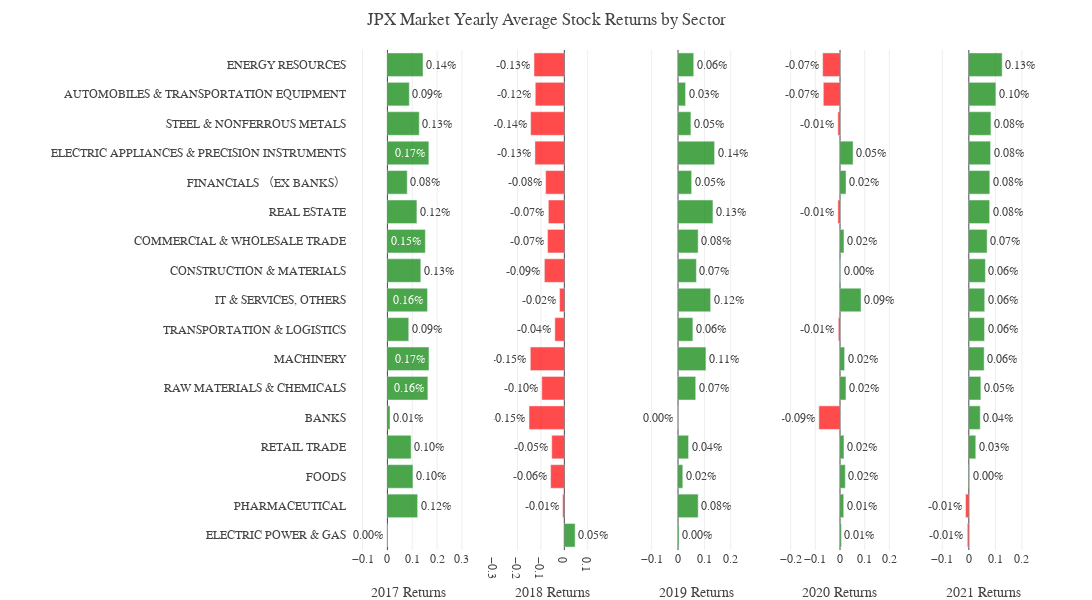

Source (notebook cell):
### Code cell
fig = make_subplots(rows=1, cols=5, shared_yaxes=True)

for i, col in enumerate(sector_average_target_performance.columns):
    x = sector_average_target_performance[col]
    mask = x<=0
    
    # For Negative Return Sector
    fig.add_trace(go.Bar(x=x[mask], 
                         y=sector_average_target_performance.index[mask],
                         orientation='h', 
                         text=x[mask], 
                         texttemplate='%{text:.2f}%',
                         textposition='auto',
                         hovertemplate='Average Return in %{y} Stocks = %{x:.4f}%',
                         marker=dict(color='red', opacity=0.7),name=col), 
                         row=1, 
                         col=i+1)
    
    # For Positive Return Sector
    fig.add_trace(go.Bar(x=x[~mask], 
                        y=sector_average_target_performance.index[~mask],
                        orientation='h', 
                        text=x[~mask], 
                        texttemplate='%{text:.2f}%',
                        textposition='auto',
                        hovertemplate='Average Return in %{y} Stocks = %{x:.4f}%',
                        marker=dict(color='green', opacity=0.7),name=col), 
                        row=1, 
                        col=i+1)
    
    fig.update_xaxes(range=(x.min()-.15,x.max()+.15),
                     title='{} Returns'.format(col),
                     row=1, 
                     col=i+1)
                

fig.update_layout(template=temp,
                  title='JPX Market Yearly Average Stock Returns by Sector', 
                  hovermode='closest',
                  margin=dict(l=350, r=50, t=50, b=50),
                  height=600, 
                  width=1200, 
                  showlegend=False)

### Figure 1 — Plotly figure (JSON) as saved in the notebook; plotly's stock layout.template omitted (floating-point values rounded to 4 significant figures)
{"data": [{"hovertemplate": "Average Return in %{y} Stocks = %{x:.4f}%", "marker": {"color": "red", "opacity": 0.7}, "name": "2017", "orientation": "h", "text": [-0.0005358], "textposition": "auto", "texttemplate": "%{text:.2f}%", "type": "bar", "x": [-0.0005358], "xaxis": "x", "y": ["ELECTRIC POWER & GAS "], "yaxis": "y"}, {"hovertemplate": "Average Return in %{y} Stocks = %{x:.4f}%", "marker": {"color": "green", "opacity": 0.7}, "name": "2017", "orientation": "h", "text": [0.1214, 0.1026, 0.09532, 0.01047, 0.1626, 0.1671, 0.08573, 0.1612, 0.1343, 0.1526, 0.1186, 0.07965, 0.1667, 0.128, 0.08801, 0.1431], "textposition": "auto", "texttemplate": "%{text:.2f}%", "type": "bar", "x": [0.1214, 0.1026, 0.09532, 0.01047, 0.1626, 0.1671, 0.08573, 0.1612, 0.1343, 0.1526, 0.1186, 0.07965, 0.1667, 0.128, 0.08801, 0.1431], "xaxis": "x", "y": ["PHARMACEUTICAL ", "FOODS ", "RETAIL TRADE ", "BANKS ", "RAW MATERIALS & CHEMICALS ", "MACHINERY ", "TRANSPORTATION & LOGISTICS ", "IT & SERVICES, OTHERS ", "CONSTRUCTION & MATERIALS ", "COMMERCIAL & WHOLESALE TRADE ", "REAL ESTATE ", "FINANCIALS （EX BANKS） ", "ELECTRIC APPLIANCES & PRECISION INSTRUMENTS ", "STEEL & NONFERROUS METALS ", "AUTOMOBILES & TRANSPORTATION EQUIPMENT ", "ENERGY RESOURCES "], "yaxis": "y"}, {"hovertemplate": "Average Return in %{y} Stocks = %{x:.4f}%", "marker": {"color": "red", "opacity": 0.7}, "name": "2018", "orientation": "h", "text": [-0.006922, -0.05851, -0.05372, -0.1508, -0.09628, -0.1453, -0.04043, -0.02014, -0.08512, -0.0716, -0.06819, -0.07981, -0.1256, -0.1439, -0.1242, -0.1295], "textposition": "auto", "texttemplate": "%{text:.2f}%", "type": "bar", "x": [-0.006922, -0.05851, -0.05372, -0.1508, -0.09628, -0.1453, -0.04043, -0.02014, -0.08512, -0.0716, -0.06819, -0.07981, -0.1256, -0.1439, -0.1242, -0.1295], "xaxis": "x2", "y": ["PHARMACEUTICAL ", "FOODS ", "RETAIL TRADE ", "BANKS ", "RAW MATERIALS & CHEMICALS ", "MACHINERY ", "TRANSPORTATION & LOGISTICS ", "IT & SERVICES, OTHERS ", "CONSTRUCTION & MATERIALS ", "COMMERCIAL & WHOLESALE TRADE ", "REAL ESTATE ", "FINANCIALS （EX BANKS） ", "ELECTRIC APPLIANCES & PRECISION INSTRUMENTS ", "STEEL & NONFERROUS METALS ", "AUTOMOBILES & TRANSPORTATION EQUIPMENT ", "ENERGY RESOURCES "], "yaxis": "y2"}, {"hovertemplate": "Average Return in %{y} Stocks = %{x:.4f}%", "marker": {"color": "green", "opacity": 0.7}, "name": "2018", "orientation": "h", "text": [0.04606], "textposition": "auto", "texttemplate": "%{text:.2f}%", "type": "bar", "x": [0.04606], "xaxis": "x2", "y": ["ELECTRIC POWER & GAS "], "yaxis": "y2"}, {"hovertemplate": "Average Return in %{y} Stocks = %{x:.4f}%", "marker": {"color": "red", "opacity": 0.7}, "name": "2019", "orientation": "h", "text": [-0.002262], "textposition": "auto", "texttemplate": "%{text:.2f}%", "type": "bar", "x": [-0.002262], "xaxis": "x3", "y": ["BANKS "], "yaxis": "y3"}, {"hovertemplate": "Average Return in %{y} Stocks = %{x:.4f}%", "marker": {"color": "green", "opacity": 0.7}, "name": "2019", "orientation": "h", "text": [0.07644, 0.003795, 0.01809, 0.03991, 0.06702, 0.1058, 0.05631, 0.1236, 0.06954, 0.07632, 0.1324, 0.0514, 0.1386, 0.04883, 0.02837, 0.05948], "textposition": "auto", "texttemplate": "%{text:.2f}%", "type": "bar", "x": [0.07644, 0.003795, 0.01809, 0.03991, 0.06702, 0.1058, 0.05631, 0.1236, 0.06954, 0.07632, 0.1324, 0.0514, 0.1386, 0.04883, 0.02837, 0.05948], "xaxis": "x3", "y": ["PHARMACEUTICAL ", "ELECTRIC POWER & GAS ", "FOODS ", "RETAIL TRADE ", "RAW MATERIALS & CHEMICALS ", "MACHINERY ", "TRANSPORTATION & LOGISTICS ", "IT & SERVICES, OTHERS ", "CONSTRUCTION & MATERIALS ", "COMMERCIAL & WHOLESALE TRADE ", "REAL ESTATE ", "FINANCIALS （EX BANKS） ", "ELECTRIC APPLIANCES & PRECISION INSTRUMENTS ", "STEEL & NONFERROUS METALS ", "AUTOMOBILES & TRANSPORTATION EQUIPMENT ", "ENERGY RESOURCES "], "yaxis": "y3"}, {"hovertemplate": "Average Return in %{y} Stocks = %{x:.4f}%", "marker": {"color": "red", "opacity": 0.7}, "name": "2020", "orientation": "h", "text": [-0.08572, -0.006702, -0.008511, -0.008598, -0.06764, -0.0703], "textposition": "auto", "texttemplate": "%{text:.2f}%", "type": "bar", "x": [-0.08572, -0.006702, -0.008511, -0.008598, -0.06764, -0.0703], "xaxis": "x4", "y": ["BANKS ", "TRANSPORTATION & LOGISTICS ", "REAL ESTATE ", "STEEL & NONFERROUS METALS ", "AUTOMOBILES & TRANSPORTATION EQUIPMENT ", "ENERGY RESOURCES "], "yaxis": "y4"}, {"hovertemplate": "Average Return in %{y} Stocks = %{x:.4f}%", "marker": {"color": "green", "opacity": 0.7}, "name": "2020", "orientation": "h", "text": [0.01496, 0.005496, 0.02128, 0.01596, 0.02403, 0.01852, 0.085, 0.002069, 0.01597, 0.02428, 0.05273], "textposition": "auto", "texttemplate": "%{text:.2f}%", "type": "bar", "x": [0.01496, 0.005496, 0.02128, 0.01596, 0.02403, 0.01852, 0.085, 0.002069, 0.01597, 0.02428, 0.05273], "xaxis": "x4", "y": ["PHARMACEUTICAL ", "ELECTRIC POWER & GAS ", "FOODS ", "RETAIL TRADE ", "RAW MATERIALS & CHEMICALS ", "MACHINERY ", "IT & SERVICES, OTHERS ", "CONSTRUCTION & MATERIALS ", "COMMERCIAL & WHOLESALE TRADE ", "FINANCIALS （EX BANKS） ", "ELECTRIC APPLIANCES & PRECISION INSTRUMENTS "], "yaxis": "y4"}, {"hovertemplate": "Average Return in %{y} Stocks = %{x:.4f}%", "marker": {"color": "red", "opacity": 0.7}, "name": "2021", "orientation": "h", "text": [-0.01224, -0.005676], "textposition": "auto", "texttemplate": "%{text:.2f}%", "type": "bar", "x": [-0.01224, -0.005676], "xaxis": "x5", "y": ["PHARMACEUTICAL ", "ELECTRIC POWER & GAS "], "yaxis": "y5"}, {"hovertemplate": "Average Return in %{y} Stocks = %{x:.4f}%", "marker": {"color": "green", "opacity": 0.7}, "name": "2021", "orientation": "h", "text": [0.002584, 0.02608, 0.04291, 0.0452, 0.05762, 0.05905, 0.05979, 0.06225, 0.06881, 0.07818, 0.07888, 0.08177, 0.0832, 0.1017, 0.1255], "textposition": "auto", "texttemplate": "%{text:.2f}%", "type": "bar", "x": [0.002584, 0.02608, 0.04291, 0.0452, 0.05762, 0.05905, 0.05979, 0.06225, 0.06881, 0.07818, 0.07888, 0.08177, 0.0832, 0.1017, 0.1255], "xaxis": "x5", "y": ["FOODS ", "RETAIL TRADE ", "BANKS ", "RAW MATERIALS & CHEMICALS ", "MACHINERY ", "TRANSPORTATION & LOGISTICS ", "IT & SERVICES, OTHERS ", "CONSTRUCTION & MATERIALS ", "COMMERCIAL & WHOLESALE TRADE ", "REAL ESTATE ", "FINANCIALS （EX BANKS） ", "ELECTRIC APPLIANCES & PRECISION INSTRUMENTS ", "STEEL & NONFERROUS METALS ", "AUTOMOBILES & TRANSPORTATION EQUIPMENT ", "ENERGY RESOURCES "], "yaxis": "y5"}], "layout": {"height": 600, "hovermode": "closest", "margin": {"b": 50, "l": 350, "r": 50, "t": 50}, "showlegend": false, "title": {"text": "JPX Market Yearly Average Stock Returns by Sector"}, "width": 1200, "xaxis": {"anchor": "y", "domain": [0, 0.168], "range": [-0.1505, 0.3171], "title": {"text": "2017 Returns"}}, "xaxis2": {"anchor": "y2", "domain": [0.208, 0.376], "range": [-0.3008, 0.1961], "title": {"text": "2018 Returns"}}, "xaxis3": {"anchor": "y3", "domain": [0.416, 0.584], "range": [-0.1523, 0.2886], "title": {"text": "2019 Returns"}}, "xaxis4": {"anchor": "y4", "domain": [0.624, 0.792], "range": [-0.2357, 0.235], "title": {"text": "2020 Returns"}}, "xaxis5": {"anchor": "y5", "domain": [0.832, 1], "range": [-0.1622, 0.2755], "title": {"text": "2021 Returns"}}, "yaxis": {"anchor": "x", "domain": [0, 1]}, "yaxis2": {"anchor": "x2", "domain": [0, 1], "matches": "y", "showticklabels": false}, "yaxis3": {"anchor": "x3", "domain": [0, 1], "matches": "y", "showticklabels": false}, "yaxis4": {"anchor": "x4", "domain": [0, 1], "matches": "y", "showticklabels": false}, "yaxis5": {"anchor": "x5", "domain": [0, 1], "matches": "y", "showticklabels": false}}}
